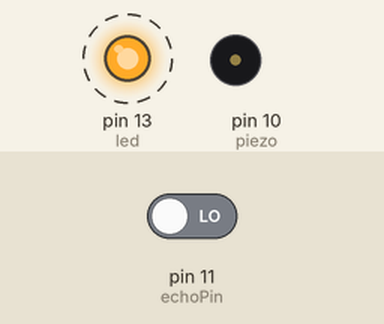
Recording of a sketch running on a simulated Arduino Mega 2560, built for the host (arithmetic inside an expression is 32-bit, double 64-bit). On the bench: output pins drawn as LEDs (lit = HIGH), buzzer (waves = sounding). Dashed ring = blinking. Inputs (shaded band) come from the test bench; at power-on: pin 11 (echoPin) LOW. WiFi joins after 1.5 s; servers stay silent unless stated; uploads are accepted with an empty reply; pins used as bus, display or sensor lines are not drawn; what the sketch prints to the serial monitor is not drawn.

Above: at 2.7 s.
Timing chart, 0 to 6.7 s (numbered marks = the images above):
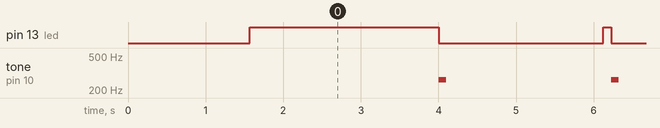

The sketch:

arduino.ino
```cpp
#include "WiFiEsp.h" //WiFi library
#ifndef HAVE_HWSERIAL1
#endif
#include "SoftwareSerial.h" //Serial library

SoftwareSerial Serial1(3, 2); // TX, RX

char ssid[] = "whypi"; //와이파이 이름
char pass[] = "skxodid0305"; //와이파이 비밀번호
int status = WL_IDLE_STATUS; //와이파이 연결 상태

//아두이노 핀 설정
int trigPin = 12;
int echoPin = 11;
int piezo =10 ;
int led =13;

bool isOpen = false; //현재 열렸는지
int stat = 4; //현재 상태
char server[] = "52.253.107.159"; //서버 주소

//인터넷 클라이언트 설정
WiFiEspClient client;

//상자가 열리면 요청하는 함수
//응답 형식 : int
//응답 상세
// -1: 에러, 0: 잠금 없음, 1: 알림만 보내기(open 함수 호출), 2: 알림 + LED, 3: 알림 + 소리, 4: 알림 + LED + 소리
int open()
{
  //client.start();
  Serial.println("Starting connection to server...");

  client.setTimeout(5000);
  if (client.connect(server, 8000)) {
    Serial.println("Connected to server");
    //HTTP 요청 설정
    client.println("GET /open HTTP/1.1"); //GET 요청 (/open)
    client.println("HOST:52.253.107.159");
    client.println("Connection: close"); //연결 종료
    client.println();
  }

  //응답 받기
  while (client.connected())
  {
    if (client.available())
    {
      String c = client.readStringUntil('\n');
      //char c = client.read();
      Serial.println("d"+c);
      if(c[0]=='0'||c[0]=='1'||c[0]=='2'||c[0]=='3'||c[0]=='4') return c[0]-'0'; //응답이 0~4일 경우 int로 변환해서 return
    }
  }
  return stat;
}

void setup()
{
  Serial.begin(9600); //시리얼 출력 설정
  Serial1.begin(9600); //ESP 시리얼 출력 설정
  //ESP 모듈 설정
  WiFi.init(&Serial1);

  //와이파이 모듈 연결상태 확인
  if (WiFi.status() == WL_NO_SHIELD) {
    Serial.println("WiFi shield not present");
    //연결될 때 까지
    while (true);
  }

  //연결된 경우
  while ( status != WL_CONNECTED) {
    Serial.print("Attempting to connect to WPA SSID: ");
    Serial.println(ssid);
    //네트워크에 연결
    status = WiFi.begin(ssid, pass);
  }

  //연결되었을 시 출력
  Serial.println("You're connected to the network");
  printWifiStatus();
  Serial.println("WiFi Setup Complete!");
  //아두이노 핀 설정
  pinMode(trigPin, OUTPUT);
  pinMode(echoPin, INPUT);
  pinMode(piezo, OUTPUT);
  pinMode(led, OUTPUT);
  digitalWrite(led, HIGH);
}

void loop()
{
  while (client.available()) {
    char c = client.read();
    Serial.write(c);
  }

  Serial.println(stat);
  Serial.println(getDistance());
  //Serial.println(open());

  if(getDistance() <= 10)
  {
    digitalWrite(led, HIGH);
    if(isOpen == false) stat = open();
    isOpen = true;
  }
  else
  {
    isOpen = false;
    digitalWrite(led, LOW);
  }

  if(isOpen == true) aggro(stat);
  else delay(1000);

}

void aggro(int stat)
{
  if(stat==2||stat==4) digitalWrite(led, HIGH);
  delay(100);
  digitalWrite(led, LOW);
  if(stat==3||stat==4) tone(piezo, 262);;
  delay(100);
  noTone(piezo);
}

float getDistance()
{
  digitalWrite(trigPin, HIGH);
  delay(10);
  digitalWrite(trigPin, LOW);
  float duration = pulseIn(echoPin, HIGH);

  float distance = ((float)(340*duration)/10000)/2;
  return distance;
}

//WiFi 상태 출력
void printWifiStatus()
{
  Serial.print("SSID: ");
  Serial.println(WiFi.SSID());

  IPAddress ip = WiFi.localIP();
  Serial.print("IP Address: ");
  Serial.println(ip);

  long rssi = WiFi.RSSI();
  Serial.print("Signal strength (RSSI):");
  Serial.print(rssi);
  Serial.println(" dBm");
}
```

Measured:
- by itself, pin 13 (led): alternates HIGH for 0.10 s and LOW for 2.1 s
- by itself, tone on pin 10 (piezo): alternates 262 Hz for 0.10 s and silent for 2.1 s
